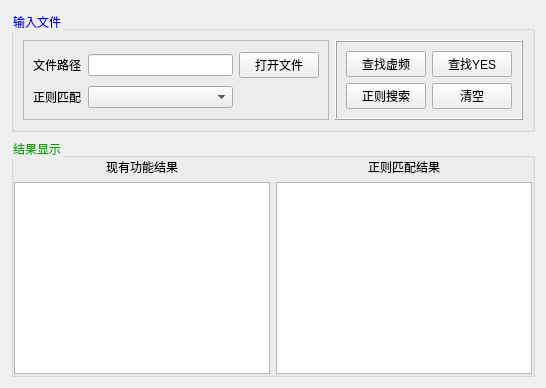
     <widget class="QWidget" name="search">
      <attribute name="icon">
       <iconset resource="Resource/ico.qrc">
        <normaloff>:/ico/pictures/icos/DM_20230815124713_022.png</normaloff>:/ico/pictures/icos/DM_20230815124713_022.png</iconset>
      </attribute>
      <attribute name="title">
       <string>查询</string>
      </attribute>
      <layout class="QVBoxLayout" name="verticalLayout">
       <item>
        <widget class="QGroupBox" name="function">
         <property name="minimumSize">
          <size>
           <width>0</width>
           <height>100</height>
          </size>
         </property>
         <property name="styleSheet">
          <string notr="true">QGroupBox{
	color: rgb(0, 0, 255);
}</string>
         </property>
         <property name="title">
          <string>输入文件</string>
         </property>
         <layout class="QHBoxLayout" name="horizontalLayout_2">
          <item>
           <widget class="QFrame" name="frame_14">
            <property name="frameShape">
             <enum>QFrame::StyledPanel</enum>
            </property>
            <property name="frameShadow">
             <enum>QFrame::Raised</enum>
            </property>
            <layout class="QGridLayout" name="gridLayout_7" columnstretch="1,8,1">
             <item row="0" column="0">
              <widget class="QLabel" name="label">
               <property name="frameShape">
                <enum>QFrame::NoFrame</enum>
               </property>
               <property name="frameShadow">
                <enum>QFrame::Sunken</enum>
               </property>
               <property name="text">
                <string>文件路径</string>
               </property>
              </widget>
             </item>
             <item row="0" column="1">
              <widget class="QLineEdit" name="search_lineEdit_file_route">
               <property name="dragEnabled">
                <bool>false</bool>
               </property>
              </widget>
             </item>
             <item row="0" column="2">
              <widget class="QPushButton" name="search_btn_file_open">
               <property name="text">
                <string>打开文件</string>
               </property>
               <property name="icon">
                <iconset resource="Resource/ico.qrc">
                 <normaloff>:/ico/pictures/icos/DM_20230815124713_069.png</normaloff>:/ico/pictures/icos/DM_20230815124713_069.png</iconset>
               </property>
              </widget>
             </item>
             <item row="1" column="0">
              <widget class="QLabel" name="label_28">
               <property name="frameShape">
                <enum>QFrame::NoFrame</enum>
               </property>
               <property name="frameShadow">
                <enum>QFrame::Sunken</enum>
               </property>
               <property name="text">
                <string>正则匹配</string>
               </property>
              </widget>
             </item>
             <item row="1" column="1">
              <widget class="QComboBox" name="search_comBox_re_match"/>
             </item>
             <item row="1" column="2">
              <spacer name="horizontalSpacer">
               <property name="orientation">
                <enum>Qt::Horizontal</enum>
               </property>
               <property name="sizeHint" stdset="0">
                <size>
                 <width>40</width>
                 <height>20</height>
                </size>
               </property>
              </spacer>
             </item>
            </layout>
           </widget>
          </item>
          <item>
           <widget class="QFrame" name="frame_15">
            <property name="frameShape">
             <enum>QFrame::Box</enum>
            </property>
            <property name="frameShadow">
             <enum>QFrame::Raised</enum>
            </property>
            <layout class="QGridLayout" name="gridLayout_8">
             <item row="0" column="1">
              <widget class="QPushButton" name="search_btn_yes">
               <property name="text">
                <string>查找YES</string>
               </property>
               <property name="icon">
                <iconset resource="Resource/ico.qrc">
                 <normaloff>:/ico/pictures/icos/DM_20230815124713_019.png</normaloff>:/ico/pictures/icos/DM_20230815124713_019.png</iconset>
               </property>
              </widget>
             </item>
             <item row="1" column="1">
              <widget class="QPushButton" name="search_btn_result_clear">
               <property name="text">
                <string>清空</string>
               </property>
               <property name="icon">
                <iconset resource="Resource/ico.qrc">
                 <normaloff>:/ico/pictures/icos/DM_20230815124713_061.png</normaloff>:/ico/pictures/icos/DM_20230815124713_061.png</iconset>
               </property>
              </widget>
             </item>
             <item row="0" column="0">
              <widget class="QPushButton" name="search_btn_virtual_freq">
               <property name="text">
                <string>查找虚频</string>
               </property>
               <property name="icon">
                <iconset resource="Resource/ico.qrc">
                 <normaloff>:/ico/pictures/icos/DM_20230815124713_065.png</normaloff>:/ico/pictures/icos/DM_20230815124713_065.png</iconset>
               </property>
              </widget>
             </item>
             <item row="1" column="0">
              <widget class="QPushButton" name="search_btn_re_match">
               <property name="text">
                <string>正则搜索</string>
               </property>
              </widget>
             </item>
            </layout>
           </widget>
          </item>
         </layout>
        </widget>
       </item>
       <item>
        <widget class="QGroupBox" name="show">
         <property name="styleSheet">
          <string notr="true">QGroupBox{
	color: rgb(0, 170, 0);
}</string>
         </property>
         <property name="title">
          <string>结果显示</string>
         </property>
         <layout class="QGridLayout" name="gridLayout_6">
          <property name="leftMargin">
           <number>0</number>
          </property>
          <property name="topMargin">
           <number>0</number>
          </property>
          <property name="rightMargin">
           <number>0</number>
          </property>
          <property name="bottomMargin">
           <number>0</number>
          </property>
          <item row="1" column="2">
           <widget class="QPlainTextEdit" name="search_plainTextEdit_match_result"/>
          </item>
          <item row="1" column="1">
           <widget class="QPlainTextEdit" name="search_plainTextEdit_result"/>
          </item>
          <item row="0" column="1" alignment="Qt::AlignHCenter">
           <widget class="QLabel" name="label_26">
            <property name="text">
             <string>现有功能结果</string>
            </property>
           </widget>
          </item>
          <item row="0" column="2" alignment="Qt::AlignHCenter">
           <widget class="QLabel" name="label_27">
            <property name="text">
             <string>正则匹配结果</string>
            </property>
           </widget>
          </item>
         </layout>
        </widget>
       </item>
      </layout>
     </widget>
